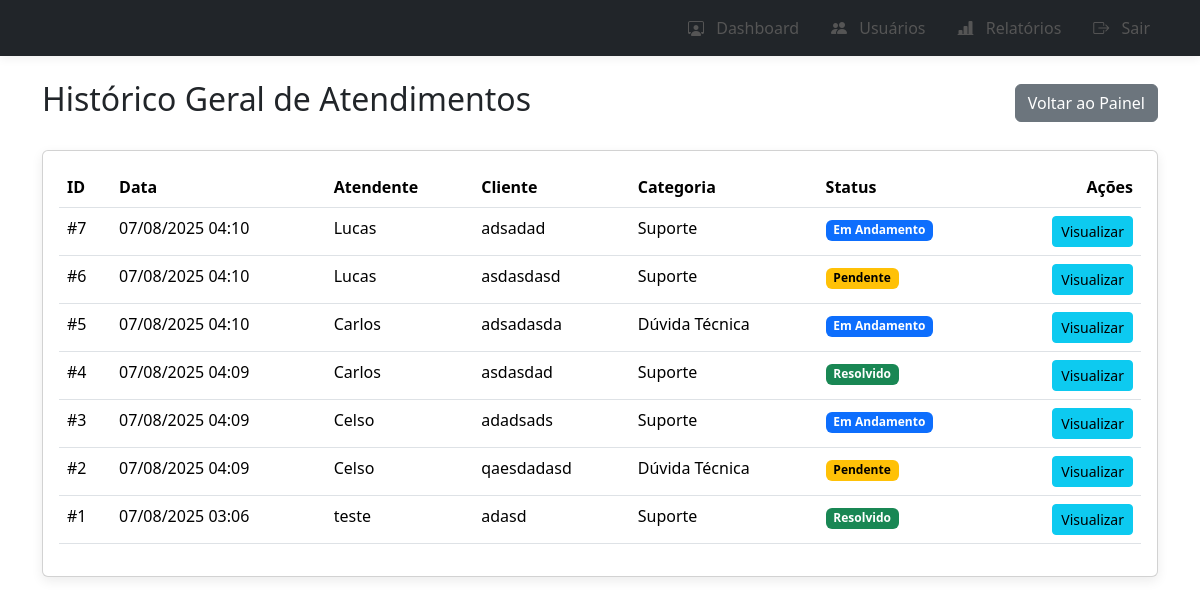
Before: /admin/all_interactions (signed in) with the older database file.
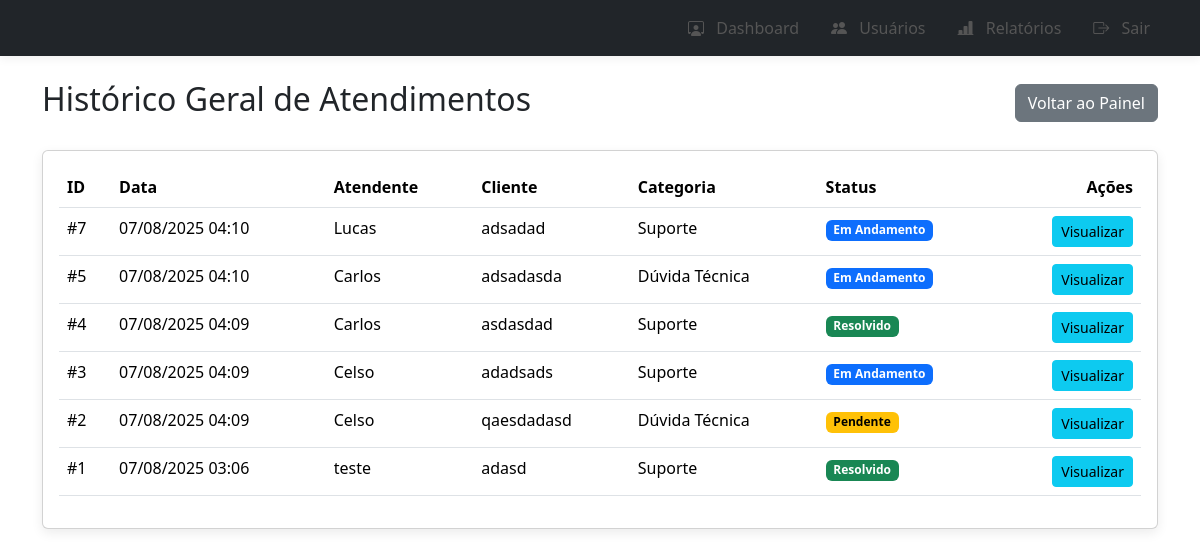
After: the same page with the newer database file.
### app/models.py (models this page shows, shortened)
class Interaction(db.Model):
    __tablename__ = 'interactions'
    id = db.Column(db.Integer, primary_key=True)
    user_id = db.Column(db.Integer, db.ForeignKey('users.id'), nullable=False)
    client_name = db.Column(db.String(128), nullable=False, index=True)
    client_phone = db.Column(db.String(40), nullable=False)
    channel = db.Column(db.String(50), nullable=False)
    had_anydesk_session = db.Column(db.Boolean, default=False)
    category = db.Column(db.String(100), nullable=False)
    description = db.Column(db.Text, nullable=False)
    status = db.Column(db.String(50), default='Aberto', nullable=False)
    start_time = db.Column(db.DateTime, default=datetime.utcnow, index=True)
    end_time = db.Column(db.DateTime, nullable=True)

class User(db.Model, UserMixin):
    __tablename__ = 'users'
    id = db.Column(db.Integer, primary_key=True)
    username = db.Column(db.String(64), unique=True, nullable=False, index=True)
    password_hash = db.Column(db.String(256))
    is_supervisor = db.Column(db.Boolean, default=False, nullable=False)
    interactions = db.relationship('Interaction', backref='user', lazy='dynamic')

### app/routes.py (the view)
@bp.route('/admin/all_interactions')
@login_required
def all_interactions():
    if not current_user.is_supervisor:
        flash('Acesso negado.', 'danger')
        return redirect(url_for('main.index'))
    interactions = Interaction.query.order_by(Interaction.start_time.desc()).all()
    return render_template('admin/all_interactions.html', interactions=interactions)

### app/models.py (called while the page is built)
@login_manager.user_loader
def load_user(user_id):
    return User.query.get(user_id)

### app/templates/admin/all_interactions.html (shortened to what this page needs)
{% extends "base.html" %}
{% block content %}
<div class="d-flex justify-content-between align-items-center mb-4">
    <h2>Histórico Geral de Atendimentos</h2>
    <a href="{{ url_for('main.admin_dashboard') }}" class="btn btn-secondary">Voltar ao Painel</a>
</div>
<div class="card">
    <div class="card-body">
        <div class="table-responsive">
            <table class="table table-hover">
                <thead>
                    <tr>
                        <th>ID</th>
                        <th>Data</th>
                        <th>Atendente</th>
                        <th>Cliente</th>
                        <th>Categoria</th>
                        <th>Status</th>
                        <th class="text-end">Ações</th>
                    </tr>
                </thead>
                <tbody>
                    {% for interaction in interactions %}
                    <tr>
                        <td>#{{ interaction.id }}</td>
                        <td>{{ interaction.start_time.strftime('%d/%m/%Y %H:%M') }}</td>
                        <td>{{ interaction.user.username }}</td>
                        <td>{{ interaction.client_name }}</td>
                        <td>{{ interaction.category }}</td>
                        <td>
                            {% if interaction.status == 'Resolvido' %}<span class="badge status-resolvido">{{ interaction.status }}</span>
                            {% elif interaction.status == 'Pendente' %}<span class="badge status-pendente">{{ interaction.status }}</span>
                            {% elif interaction.status == 'Em Andamento' %}<span class="badge status-andamento">{{ interaction.status }}</span>
                            {% else %}<span class="badge status-aberto">{{ interaction.status }}</span>{% endif %}
                        </td>
                        <td class="text-end">
                            <a href="{{ url_for('main.view_interaction', interaction_id=interaction.id) }}" class="btn btn-info btn-sm">Visualizar</a>
                        </td>
                    </tr>
                    {% else %}
                    <tr>
                        <td colspan="7" class="text-center">Nenhum atendimento registrado no sistema.</td>
                    </tr>
                    {% endfor %}
                </tbody>
            </table>
        </div>
    </div>
</div>
{% endblock %}

### app/templates/base.html (shortened to what this page needs)
<!doctype html>
<html lang="pt-br">
<head>
  <link rel="stylesheet" href="https://cdn.jsdelivr.net/npm/bootstrap-icons@1.11.3/font/bootstrap-icons.min.css">
  <link href="https://cdn.jsdelivr.net/npm/bootstrap@5.3.3/dist/css/bootstrap.min.css" rel="stylesheet" ...>
  <link rel="stylesheet" href="{{ url_for('static', filename='css/style.css') }}">
  <link href="https://cdn.jsdelivr.net/npm/bootstrap@5.3.3/dist/css/bootstrap.min.css" rel="stylesheet">
</head>
<body>
  <nav class="navbar navbar-expand-lg navbar-dark bg-dark">
    <div class="container">
      <div class="navbar-nav ms-auto d-flex align-items-center">
          {% if current_user.is_authenticated %}
              {% if current_user.is_supervisor %}
                  <a class="nav-link" href="{{ url_for('main.admin_dashboard') }}"><i class="bi bi-person-workspace"></i> Dashboard</a>
                  <a class="nav-link" href="{{ url_for('main.user_management') }}"><i class="bi bi-people-fill"></i> Usuários</a>
                  <a class="nav-link" href="{{ url_for('main.reports') }}"><i class="bi bi-bar-chart-line-fill"></i> Relatórios</a>
              {% else %}
                  <a class="nav-link" href="{{ url_for('main.index') }}"><i class="bi bi-pencil-square"></i> Registrar Atendimento</a>
              {% endif %}
              <a class="nav-link text-danger" href="{{ url_for('main.logout') }}"><i class="bi bi-box-arrow-right"></i> Sair</a>
          {% else %}
              <a class="nav-link" href="{{ url_for('main.login') }}"><i class="bi bi-box-arrow-in-right"></i> Entrar</a>
          {% endif %}
      </div>
    </div>
  </nav>
  {% block main_container %}
  <main class="container mt-4">
      {% block content %}{% endblock %}
  </main>
  {% endblock %}
</body>
</html>

### app/static/css/style.css (style rules this page uses)
:root { --cor-primaria: #4A90E2; --cor-primaria-hover: #357ABD; --cor-sucesso: #28a745; --cor-aviso: #ffc107; --cor-perigo: #dc3545; --cor-fundo: #f4f7f6; --cor-navbar: #2c3e50; --raio-borda: 0.5rem; }
body { font-family: 'Poppins', sans-serif; background-color: var(--cor-fundo); }
.card { border: none; border-radius: var(--raio-borda); box-shadow: 0 4px 12px rgba(0, 0, 0, 0.08); transition: all 0.3s ease; }
.btn { border-radius: var(--raio-borda); font-weight: 500; transition: all 0.2s ease; }
.navbar { background-color: #ffffff !important; box-shadow: 0 2px 10px rgba(0,0,0,0.07); padding-top: 1rem; padding-bottom: 1rem; }
.navbar .nav-link { color: #555 !important; font-weight: 500; margin-left: 1rem; padding: 0.5rem 1rem; border-radius: var(--raio-borda); transition: all 0.3s ease; }
.navbar .nav-link i { margin-right: 0.5rem; }
.badge.status-resolvido { background-color: var(--cor-sucesso) !important; }
.badge.status-pendente { background-color: var(--cor-aviso) !important; color: #000 !important; }
.badge.status-andamento { background-color: var(--cor-primaria) !important; }
.badge.status-resolvido { background-color: #198754 !important; }
.badge.status-pendente { background-color: #ffc107 !important; color: #000 !important; }
.badge.status-andamento { background-color: #0d6efd !important; }

Changed rows visible on the page:
removed Interaction: id "6", start_time "07/08/2025 04:10", user.username "Lucas", client_name "asdasdasd", category "Suporte", status "Pendente"
